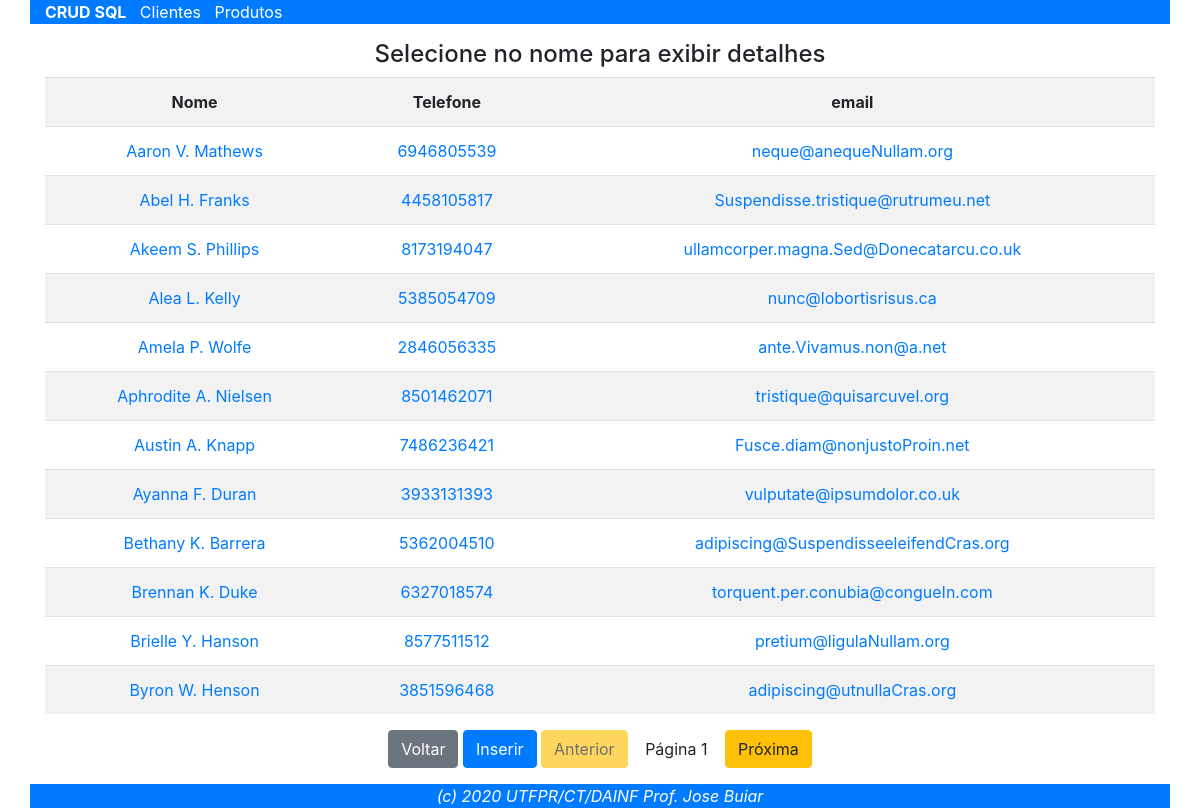
Screenshot of /parte-7/index.php?ctl=ClienteController&mtd=listar with the database file from the repository.
### tables this page shows
CREATE TABLE `cliente` (
  `id` int(11) NOT NULL,
  `nome` text NOT NULL,
  `cpf` decimal(11,0) NOT NULL,
  `telefone` decimal(11,0) NOT NULL,
  `email` text NOT NULL
);

### parte-7/Conexao.php (called while the page is built, shortened)
<?php
class Conexao
{
    private static $conexao;
    public static function getInstance()
    {
        if (is_null(self::$conexao)) {
            self::$conexao = new \PDO(
				'mysql:host=localhost;port=3306;dbname=csm41',
				'csm41',
				'csm41'
			);
            self::$conexao->setAttribute(
				\PDO::ATTR_ERRMODE,
				\PDO::ERRMODE_EXCEPTION
			);
            self::$conexao->exec('set names utf8');
        }
        return self::$conexao;
    }
}

### parte-7/ControllerBase.php (called while the page is built, shortened)
<?php
class ControllerBase {
    public function __construct() {
		$this->model = new $this->nomeModel;
	}
	public function chamarView($nomeView, $info=array()) {
		include "{$nomeView}.php";
	}
}

### parte-7/ControllerSql.php (called while the page is built, shortened)
<?php
class ControllerSql extends ControllerBase {
	public $nomeViewList='ViewListaLink';
	public function listar() {
		$dados = $this->model->read();
		$this->chamarView(
			$this->nomeViewList, array(
				'dados'	=>	$dados,
				'controller'	=>	get_class($this)
		));
	}
}

### parte-7/ModelSql.php (called while the page is built, shortened)
<?php
class ModelSql {
	protected	$tabela		=	null;
	protected	$colunas	=	array( );
	protected	$sort		=	array( );
	protected	$chave		=	null;
	function __construct() {
		$this->conexao = Conexao::getInstance();
	}
	public function read($selecionado=null) {
		$listaColunas = $this->chave .', '.
			implode(", ", $this->colunas);
		$listaWhere = $selecionado ?
			" WHERE $this->chave=".$_REQUEST[$this->chave]
			:  null;
		$listaSort = sizeof($this->sort) > 0 ?
			" ORDER BY ".implode(", ",$this->sort) :
			null;
		$query =
			"SELECT $listaColunas FROM $this->tabela ".
			"$listaWhere$listaSort";
        try {
			$stmt    = $this->conexao->prepare($query);
			$result  = array();
			if ($stmt->execute()) {
				while ($rs = $stmt->fetch()) {
					$result[] = $rs;
				}
			}
		}
		catch(PDOException $e) {
			alert("Erro em SELECT : ".$e->getMessage());
		}
		if ($selecionado == null) return $result;
		return $result[0];
	}
}

### parte-7/ClienteViewListaLink.php (the view, shortened to what this page needs)
<?php
$limite=12;
?>
<div class='container text-center'>
<div class='row'>
<div class='col-12'>
<h4>Selecione no nome para exibir detalhes</h4>
<table class='table table-striped'>
	<tr>
		<th>Nome</th>
		<th>Telefone</th>
		<th>email</th>
	</tr>
<?php
$contador=0;
$pagina = isset($_REQUEST['pg']) ? $_REQUEST['pg'] : 1;
$final=($pagina)*$limite;
foreach ($dados as $valor) {
	++$contador;
	$url="?ctl=".$controller."&mtd=buscar&id=".$valor['id'];
?>
	<tr>
		<td><a href='<?php print "$url";?>'><?php print $valor['nome'];?></a></td>
		<td><a href='<?php print "$url";?>'><?php print $valor['telefone'];?></a></td>
		<td><a href='<?php print "$url";?>'><?php print $valor['email'];?></a></td>
	</tr>
<?php
	if ( $contador >= ($final) ) break;
}
$anterior = $pagina<2 ? ' disabled' : null;
$proxima  = $pagina*$limite > sizeof($dados) ? ' disabled' : null;
?>
</table>
<a class='btn btn-secondary' href=?>Voltar</a>
<a class='btn btn-primary' href='?ctl=<?php print $controller; ?>&mtd=adicionar'>Inserir</a>
<a class='btn btn-warning<?php print $anterior;?>' href='?ctl=<?php print $controller; ?>&mtd=listar&pg=<?php print $pagina-1;?>'>Anterior</a>
<a class='btn btn-white'>Página <?php print $pagina;?></a>
<a class='btn btn-warning<?php print $proxima;?>' href='?ctl=<?php print $controller; ?>&mtd=listar&pg=<?php print $pagina+1;?>'>Próxima</a>
</div>
</div>
</div>

### parte-7/index.php (shortened to what this page needs)
<?php
$arquivoPaginaPrincipal='main.php';
$arquivoBarraNavegacao='BarraNavegacao.php';
$arquivoRodape='Rodape.php';
spl_autoload_register(function($class) {
    if (file_exists("$class.php")) {
        return true;
    }
});
?>
<!DOCTYPE html>
<html lang='pt-br'>
<head>
<link rel="stylesheet" href="https://stackpath.bootstrapcdn.com/bootstrap/4.5.2/css/bootstrap.min.css">
</head>
<body>
<?php
if (file_exists($arquivoBarraNavegacao)) {
	include_once($arquivoBarraNavegacao);
}
if ($_GET) {
            $controller = isset($_GET['ctl']) ? ((class_exists($_GET['ctl'])) ? new $_GET['ctl'] : NULL ) : null;
            $method     = isset($_GET['mtd']) ? $_GET['mtd'] : null;
			if ($controller && $method) {
                if (method_exists($controller, $method)) {
                    $parameters = $_GET;
                    unset($parameters['ctl']);
                    unset($parameters['mtd']);
                    call_user_func(array($controller, $method), $parameters);
                } else {
                    echo "Método ". $_GET['mtd']. " não encontrado!";
                }
            } else {
                echo "Controller ". $_GET['ctl']. " não encontrado!";
            }
        } else {
				if (file_exists($arquivoPaginaPrincipal))
					include_once($arquivoPaginaPrincipal);
		}
if (file_exists($arquivoRodape)) {
	include_once($arquivoRodape);
}
?>
</body>
</html>

### parte-7/BarraNavegacao.php (shortened to what this page needs)
<div class='container bg-primary mb-3'>
<b><a class=' text-white' href='?'>CRUD SQL</a></b>
<a class=' text-white' href='?ctl=ClienteController&mtd=listar'>Clientes</a>
<a class=' text-white' href='?ctl=ProdutoController&mtd=listar'>Produtos</a>
</div>

### parte-7/Rodape.php
<div class="container bg-primary text-white mt-3 text-center">
<i>(c) 2020 UTFPR/CT/DAINF Prof. Jose Buiar</i>
</div>

### rows the page displays
cliente: nome "Aaron V. Mathews", telefone "6946805539", email "neque@anequeNullam.org"
cliente: nome "Abel H. Franks", telefone "4458105817", email "Suspendisse.tristique@rutrumeu.net"
cliente: nome "Akeem S. Phillips", telefone "8173194047", email "ullamcorper.magna.Sed@Donecatarcu.co.uk"
cliente: nome "Alea L. Kelly", telefone "5385054709", email "nunc@lobortisrisus.ca"
cliente: nome "Amela P. Wolfe", telefone "2846056335", email "ante.Vivamus.non@a.net"
cliente: nome "Aphrodite A. Nielsen", telefone "8501462071", email "tristique@quisarcuvel.org"
cliente: nome "Austin A. Knapp", telefone "7486236421", email "Fusce.diam@nonjustoProin.net"
cliente: nome "Ayanna F. Duran", telefone "3933131393", email "vulputate@ipsumdolor.co.uk"
cliente: nome "Bethany K. Barrera", telefone "5362004510", email "adipiscing@SuspendisseeleifendCras.org"
cliente: nome "Brennan K. Duke", telefone "6327018574", email "torquent.per.conubia@congueIn.com"
cliente: nome "Brielle Y. Hanson", telefone "8577511512", email "pretium@ligulaNullam.org"
cliente: nome "Byron W. Henson", telefone "3851596468", email "adipiscing@utnullaCras.org"

### other values shown
$pagina "1"
